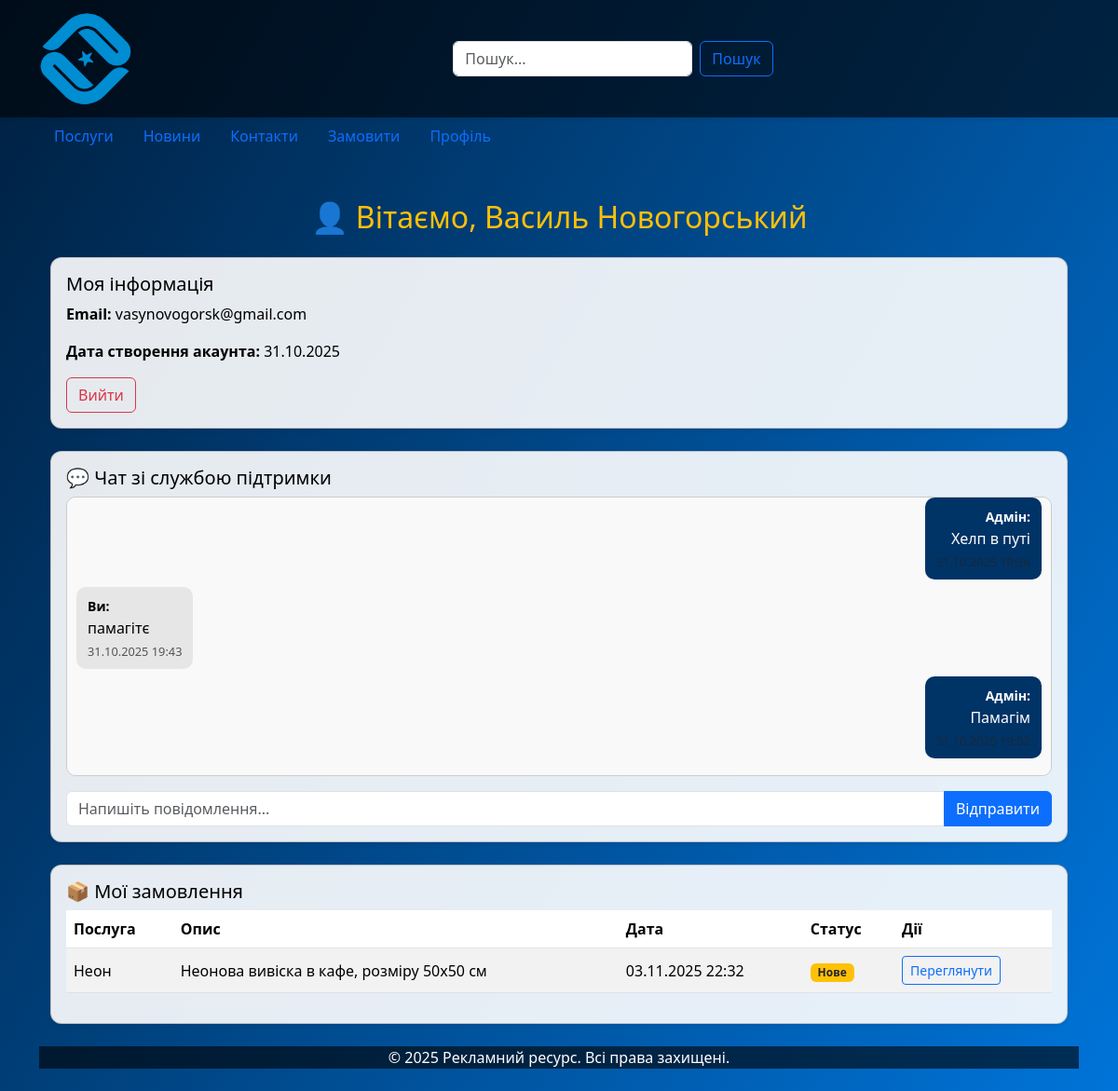
Screenshot of /profile/ (signed in) with the database file from the repository.
### main/models.py (models this page shows, shortened)
class SiteSettings(models.Model):
    site_name = models.CharField(max_length=200, default="Рекламний ресурс", verbose_name="Назва сайту")
    logo = models.ImageField(upload_to='logo/', blank=True, null=True, verbose_name="Логотип")
    background = models.ImageField(upload_to='backgrounds/', blank=True, null=True, verbose_name="Фон (опціонально)")
    class Meta:
        verbose_name = "Налаштування сайту"
        verbose_name_plural = "Налаштування сайту"

class SupportChat(models.Model):
    user = models.ForeignKey(User, on_delete=models.CASCADE, related_name='support_chat', verbose_name="Користувач")
    sender = models.ForeignKey(User, on_delete=models.CASCADE, related_name='sent_messages', verbose_name="Відправник")
    message = models.TextField(verbose_name="Повідомлення")
    created_at = models.DateTimeField(auto_now_add=True, verbose_name="Дата")
    is_admin = models.BooleanField(default=False, verbose_name="Від адміністратора")
    class Meta:
        verbose_name = "Повідомлення чату"
        verbose_name_plural = "Чат підтримки"
        ordering = ['created_at']

class ServiceOrder(models.Model):
    user = models.ForeignKey(User, on_delete=models.CASCADE, related_name="service_orders", verbose_name="Користувач")
    service = models.ForeignKey(Service, on_delete=models.CASCADE, verbose_name="Послуга")
    description = models.TextField(verbose_name="Додаткова інформація", blank=True, null=True)
    created_at = models.DateTimeField(auto_now_add=True, verbose_name="Дата замовлення")
    status = models.CharField(max_length=50, default="Нове", verbose_name="Статус")
    class Meta:
        verbose_name = "Замовлення послуги"
        verbose_name_plural = "Замовлення послуг"

class Service(models.Model):
    title = models.CharField(max_length=200, verbose_name="Назва послуги")
    description = models.TextField(verbose_name="Опис")
    image = models.ImageField(upload_to='services/', blank=True, null=True, verbose_name="Фото")
    class Meta:
        verbose_name = "Послуга"
        verbose_name_plural = "Послуги"

### main/views.py (the view, shortened to what this page needs)
# urls.py: path('profile/', views.profile_view, name='profile'),
@login_required
def profile_view(request):
    site_settings = get_site_settings()
    if request.user.is_staff:
        orders = ServiceOrder.objects.select_related('user', 'service').order_by('-created_at')
    else:
        orders = ServiceOrder.objects.filter(user=request.user).select_related('service').order_by('-created_at')
    chat_messages = SupportChat.objects.filter(user=request.user).order_by('created_at')
    return render(request, "profile.html", {
        "orders": orders,
        "chat_messages": chat_messages,
        "site_settings": site_settings,
    })

### main/views.py (called while the page is built)
def get_site_settings():
    settings = SiteSettings.objects.first()
    return settings

### main/templates/profile.html (shortened to what this page needs)
{% extends "base.html" %}
{% block content %}
<div class="container py-4">
  <h2 class="text-center text-warning mb-4">👤 Вітаємо, {{ request.user.first_name }} {{ request.user.last_name }}</h2>
  <div class="card shadow-sm mb-4">
    <div class="card-body">
      <h5 class="card-title">Моя інформація</h5>
      <p><strong>Email:</strong> {{ request.user.email }}</p>
      <p><strong>Дата створення акаунта:</strong> {{ request.user.date_joined|date:"d.m.Y" }}</p>
      <a href="{% url 'logout' %}" class="btn btn-outline-danger">Вийти</a>
    </div>
  </div>
  <div class="card shadow-sm mb-4">
    <div class="card-body">
      <h5 class="card-title">💬 Чат зі службою підтримки</h5>
      <div id="chat-box" style="height: 300px; overflow-y: auto; border: 1px solid #ccc; border-radius: 10px; padding: 10px; background: #f9f9f9;">
        {% for msg in chat_messages %}
          <div class="mb-2 {% if msg.is_admin %}text-end{% endif %}">
            <div style="display: inline-block; padding: 8px 12px; border-radius: 10px;
                        background-color: {% if msg.is_admin %}#003366; color: white;{% else %}#e6e6e6;{% endif %}">
              <small>
                {% if msg.is_admin %}<strong>Адмін:</strong>{% else %}<strong>Ви:</strong>{% endif %}
              </small>
              <div>{{ msg.message }}</div>
              <small class="text-muted" style="font-size: 0.8em;">{{ msg.created_at|date:"d.m.Y H:i" }}</small>
            </div>
          </div>
        {% empty %}
          <p>Поки що немає повідомлень.</p>
        {% endfor %}
      </div>
      <form method="post" class="mt-3">
        <div class="input-group">
          <input type="text" name="message" class="form-control" placeholder="Напишіть повідомлення..." required>
          <button class="btn btn-primary" type="submit">Відправити</button>
        </div>
      </form>
    </div>
  </div>
<div class="card shadow-sm mt-4">
  <div class="card-body">
    {% if request.user.is_staff %}
      <h5 class="card-title">📋 Усі замовлення користувачів</h5>
    {% else %}
      <h5 class="card-title">📦 Мої замовлення</h5>
    {% endif %}
    {% if orders %}
      <div class="table-responsive">
        <table class="table table-striped align-middle">
          <thead>
            <tr>
              <th>Послуга</th>
              <th>Опис</th>
              <th>Дата</th>
              <th>Статус</th>
              <th>Дії</th>
            </tr>
          </thead>
          <tbody>
            {% for o in orders %}
              <tr>
                <td>{{ o.service.title }}</td>
                <td>{{ o.description|default:"—" }}</td>
                <td>{{ o.created_at|date:"d.m.Y H:i" }}</td>
                <td>
                  <span class="badge {% if o.status == 'Нове' %}bg-warning text-dark{% elif o.status == 'В роботі' %}bg-info{% else %}bg-success{% endif %}">
                    {{ o.status }}
                  </span>
                </td>
                <td>
                  <a href="{% url 'admin_order_detail' o.id %}" class="btn btn-sm btn-outline-primary">
                    Переглянути
                  </a>
                </td>
              </tr>
            {% endfor %}
          </tbody>
        </table>
      </div>
    {% else %}
      <p class="mt-3">Немає замовлень.</p>
    {% endif %}
  </div>
</div>
{% endblock %}

### main/templates/base.html (shortened to what this page needs)
<!DOCTYPE html>
<html lang="uk">
<head>
    <link href="https://cdn.jsdelivr.net/npm/bootstrap@5.3.2/dist/css/bootstrap.min.css" rel="stylesheet">
</head>
<body>
<nav class="navbar navbar-expand-lg navbar-light bg-white shadow-sm">
  <div class="container">
    <a class="navbar-brand" href="{% url 'home' %}">
      {% if site_settings and site_settings.logo %}
        <img src="{{ site_settings.logo.url }}" alt="Логотип" width="100">
      {% else %}
        <img src="https://i.pinimg.com/736x/e7/1f/40/e71f40b5a6aa7ae4c3e3fada3c381a35.jpg" alt="Логотип" width="100">
      {% endif %}
    </a>
      <form class="d-flex mx-auto">
      <input class="form-control me-2" type="search" placeholder="Пошук..." aria-label="Search">
      <button class="btn btn-outline-primary" type="submit">Пошук</button>
    </form>
  </div>
</nav>
<div class="category-menu">
  <div class="container">
    <ul class="nav">
      <li class="nav-item"><a class="nav-link" href="{% url 'catalog' %}">Послуги</a></li>
      <li class="nav-item"><a class="nav-link" href="{% url 'news' %}">Новини</a></li>
      <li class="nav-item"><a class="nav-link" href="{% url 'contacts' %}">Контакти</a></li>
        {% if user.is_authenticated %}
            <li class="nav-item"><a class="nav-link" href="{% url 'make_order' %}">Замовити</a></li>
            <li class="nav-item"><a class="nav-link" href="{% url 'profile' %}">Профіль</a></li>
        {% else %}
            <li class="nav-item"><a class="nav-link" href="{% url 'register' %}">Реєстрація</a></li>
            <li class="nav-item"><a class="nav-link" href="{% url 'login' %}">Увійти</a></li>
        {% endif %}
    </ul>
  </div>
</div>
<div class="container my-4">
    {% block content %}{% endblock %}
</div>
<footer>
  <div class="container text-center">
    <p>© 2025 Рекламний ресурс. Всі права захищені.</p>
  </div>
</footer>
</body>
</html>

### main/templates/base.html (style rules this page uses)
body { background: linear-gradient(120deg, #001f3f, #0074D9); color: #fff; background-attachment: fixed; }
.card { background-color: rgba(255,255,255,0.9); color: #000; border-radius: 12px; transition: transform 0.3s ease, box-shadow 0.3s ease; }
.navbar, footer { background-color: rgba(0,0,0,0.6)!important; color: #fff; }

### rows the page displays
SiteSettings: logo (picture)
SupportChat: shows "Адмін:", message "Хелп в путі"
SupportChat: shows "Ви:", message "памагітє", created_at "31.10.2025 19:43"
SupportChat: shows "Адмін:", message "Памагім"
ServiceOrder: service "Неон", description "Неонова вивіска в кафе, розміру 50х50 см", created_at "03.11.2025 22:32", status "Нове"

### other values shown
{{ request.user.first_name }} "Василь"
{{ request.user.last_name }} "Новогорський"
{{ request.user.email }} "vasynovogorsk@gmail.com"
{{ request.user.date_joined|date:"d.m.Y" }} "31.10.2025"
